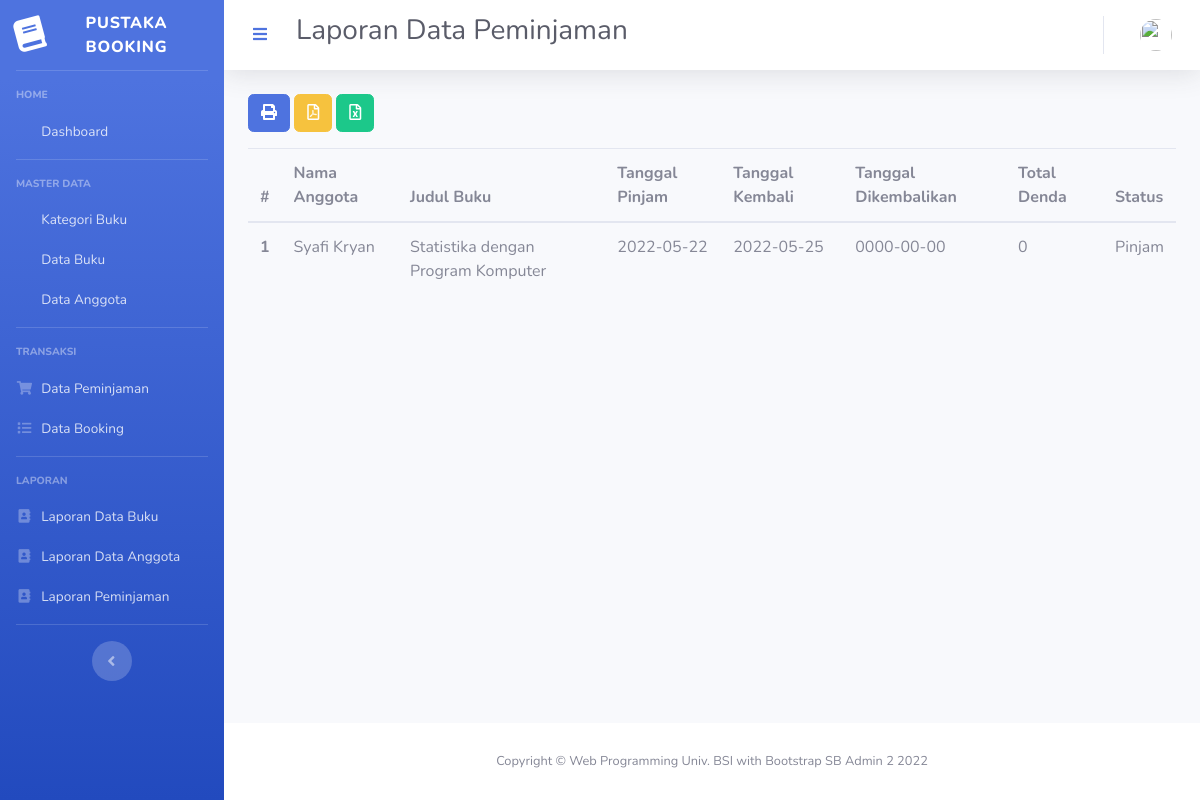
/index.php/laporan/laporan_pinjam, run on the app's committed database.
### tables this page shows
CREATE TABLE `pinjam` (
  `no_pinjam` varchar(12) NOT NULL,
  `tgl_pinjam` date NOT NULL,
  `id_booking` varchar(12) NOT NULL,
  `id_user` int(11) NOT NULL,
  `tgl_kembali` date NOT NULL,
  `tgl_pengembalian` date NOT NULL,
  `status` enum('Pinjam','Kembali') NOT NULL DEFAULT 'Pinjam',
  `total_denda` int(11) NOT NULL
);

CREATE TABLE `user` (
  `id` int(11) NOT NULL,
  `nama` varchar(128) NOT NULL,
  `email` varchar(128) NOT NULL,
  `image` varchar(128) NOT NULL,
  `password` varchar(256) NOT NULL,
  `role_id` int(11) NOT NULL,
  `is_active` int(1) NOT NULL,
  `tanggal_input` int(11) NOT NULL
);

CREATE TABLE `buku` (
  `id` int(11) NOT NULL,
  `judul_buku` varchar(128) NOT NULL,
  `id_kategori` int(11) NOT NULL,
  `pengarang` varchar(64) NOT NULL,
  `penerbit` varchar(64) NOT NULL,
  `tahun_terbit` year(4) NOT NULL,
  `isbn` varchar(64) NOT NULL,
  `stok` int(11) NOT NULL,
  `dipinjam` int(11) NOT NULL,
  `dibooking` int(11) NOT NULL,
  `image` varchar(256) DEFAULT 'book-default-cover.jpg'
);

### application/controllers/Laporan.php (called while the page is built, shortened)
<?php
class Laporan extends CI_Controller
{
	public function laporan_pinjam()
	{
		$data = array(
			'judul' => 'Laporan Data Peminjaman',
			'user' => $this->ModelUser->cekData(['email' => $this->session->userdata('email')])->row_array(),
			'laporan' => $this->db->query(
				'SELECT * FROM pinjam p, detail_pinjam d, buku b, user u WHERE d.id_buku=b.id AND p.id_user=u.id AND p.no_pinjam=d.no_pinjam'
			)->result_array()
		);
		$this->load->view('templates/header', $data);
		$this->load->view('templates/sidebar');
		$this->load->view('templates/topbar', $data);
		$this->load->view('pinjam/laporan-pinjam', $data);
		$this->load->view('templates/footer');
	}
}

### index.php (called while the page is built, shortened)
<?php
require_once BASEPATH.'core/CodeIgniter.php';

### application/models/ModelUser.php (called while the page is built, shortened)
<?php
class ModelUser extends CI_Model
{
    public function cekData($where = null)
    {
        return $this->db->get_where('user', $where);
    }
}

### application/views/pinjam/laporan-pinjam.php (the view, shortened to what this page needs)
<div class="container-fluid">
    <div class="row">
        <div class="col-lg-12">
            <a href="<?= base_url('laporan/cetak_laporan_pinjam'); ?>" class="btn btn-primary mb-3"><i class="fas fa-print"></i> </a>
            <a href="<?= base_url('laporan/laporan_pinjam_pdf'); ?>" class="btn btn-warning mb-3"><i class="far fa-file-pdf"></i> </a>
            <a href="<?= base_url('laporan/export_excel_pinjam'); ?>" class="btn btn-success mb-3"><i class="far fa-file-excel"></i> </a>
            <table class="table table-hover">
                <thead>
                    <tr>
                        <th scope="col">#</th>
                        <th scope="col">Nama Anggota</th>
                        <th scope="col">Judul Buku</th>
                        <th scope="col">Tanggal Pinjam</th>
                        <th scope="col">Tanggal Kembali </th>
                        <th scope="col">Tanggal Dikembalikan</th>
                        <th scope="col">Total Denda</th>
                        <th scope="col">Status</th>
                    </tr>
                </thead>
                <tbody>
                    <?php
                    $a = 1;
                    foreach ($laporan as $l) { ?>
                        <tr>
                            <th scope="row"><?= $a++; ?></th>
                            <td><?= $l['nama']; ?></td>
                            <td><?= $l['judul_buku']; ?></td>
                            <td><?= $l['tgl_pinjam']; ?></td>
                            <td><?= $l['tgl_kembali']; ?></td>
                            <td><?= $l['tgl_pengembalian']; ?></td>
                            <td><?= $l['total_denda']; ?></td>
                            <td><?= $l['status']; ?></td>
                        </tr>
                    <?php } ?>
                </tbody>
            </table>
        </div>
    </div>
</div>
</div>

### data on the page
pinjam: id_user.nama "Syafi Kryan", buku.judul_buku "Statistika dengan Program Komputer", tgl_pinjam "2022-05-22", tgl_kembali "2022-05-25", tgl_pengembalian "0000-00-00", total_denda "0", status "Pinjam"

### other printed values
$judul "Laporan Data Peminjaman"
